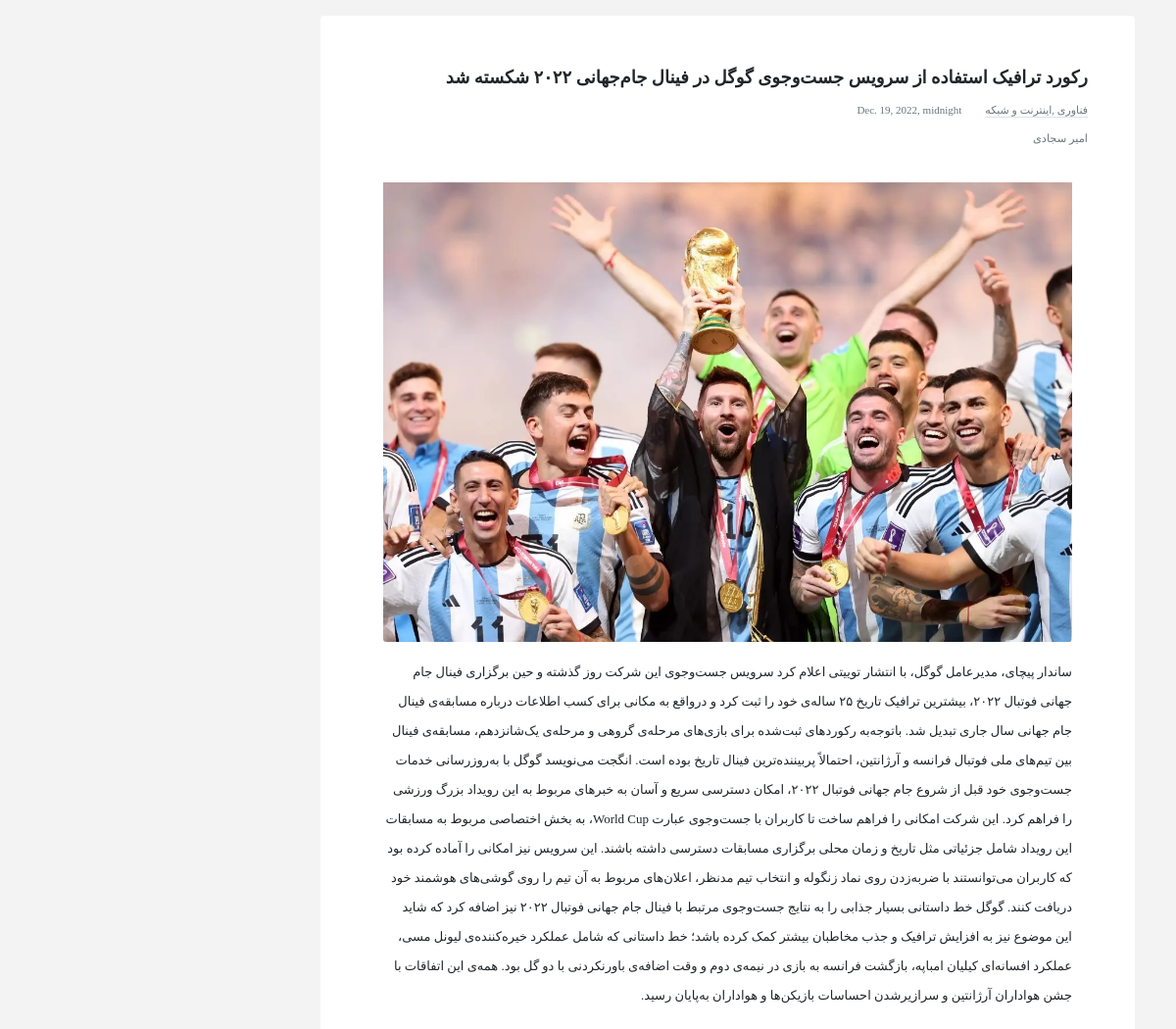
Page /articles/400166-google-traffic-record-worldcup-2022-final on the committed database.
### article_module/models.py (models this page shows, shortened)
class Article(models.Model):
    title = models.CharField(max_length=300, verbose_name="عنوان مقاله")
    slug = models.SlugField(max_length=400, allow_unicode=True, db_index=True, verbose_name="عنوان در url")
    image = models.ImageField(upload_to="images/articles", verbose_name="تصویر مقاله")
    short_description = models.TextField(verbose_name="توضحیات مختصر")
    text = models.TextField(verbose_name="توضیحات مقاله")
    is_active = models.BooleanField(default=True, verbose_name="فعال / غیرفعال")
    selected_categories = models.ManyToManyField(to="ArticleCategory", verbose_name="دسته بندی های مقاله")
    author = models.ForeignKey(User, verbose_name="نویسنده", null=True, editable=False, on_delete=models.CASCADE)
    create_date = models.DateTimeField(auto_now_add=True, verbose_name="تاریخ ایجاد", editable=False)
    class Meta:
        verbose_name = "مقاله"
        verbose_name_plural = "مقالات"

class ArticleCategory(models.Model):
    parent = models.ForeignKey("ArticleCategory",null=True,blank=True,on_delete=models.CASCADE ,verbose_name="دسته بندی")
    title = models.CharField(max_length=200, verbose_name="عنوان دسته بندی")
    url_title = models.CharField(max_length=200,unique=True, verbose_name="عنوان  دسته بندی در url")
    is_active = models.BooleanField(default=True, verbose_name="فعال / غیرفعال")
    is_article = models.BooleanField(default=True, verbose_name="مقاله میباشد")
    class Meta:
        verbose_name = "دسته بندی مقالات"
        verbose_name_plural = "دسته بندی های مقالات"

### account_module/models.py (models this page shows)
class User(AbstractUser):
    mobile = models.CharField(max_length=20)
    email_activation_code = models.CharField(max_length=100, verbose_name="کد فعال سازی")
    class Meta:
        verbose_name = "کاربر"
        verbose_name_plural = "کاربران"
    def __str__(self):
        if self.first_name is not "" and self.last_name is not "" :
            return self.get_full_name()
        return self.email

### article_module/views.py (the view)
# urls.py: path("articles/<slug:slug>", detailPageView.as_view(), name="detail-page"),
class detailPageView(DetailView):
    model = Article
    template_name = "article_module/body_components/detailPage/main_side-details.html"

### article_module/templates/article_module/body_components/detailPage/main_side-details.html (shortened to what this page needs)
{% extends 'home_module/detailPage.html' %}
{% load jalali_tags %}
{% block main-side %}
    <div id="main-side" class="col-md-9 col-lg-9">
                    <div class="card mb-3 p-5">
                        <h5 class="card-title">{{ article.title }}</h5>
                        <div class="my-2" style="display: flex;flex-direction: row">
                        {% for cat in article.selected_categories.all %}
                            <a class="category_link" href="{% url 'home-page-by-category' category=cat.url_title %}">
                            {% if article.selected_categories.last == cat %}
                                <h6 class="card-subtitle text-muted border-bottom"> {{ cat.title }} </h6>
                                {% else %}
                                <h6 class="card-subtitle text-muted border-bottom"> {{ cat.title }} , </h6>
                            {% endif %}
                            </a>
                            {% endfor %}
                            <h6 class="card-subtitle text-muted pe-4">{{ article.create_date |to_jalali }}</h6>
                        </div>
                        <p class="card-text"><small class="text-muted">{{ article.author }}</small></p>
                          <div class="card-body">
                              <img class="card-img-bottom" src="{{ article.image.url }}" alt="Card image cap">
                            <p class="card-text my-3" style="line-height: 30px">
                                {{ article.text }}
                            </p>
                          </div>
                    </div>
    </div>
{% endblock %}

### static/css/setting.css (style rules this page uses)
body { background-color: #f3f3f3; }

### static/css/header-style.css (style rules this page uses)
* { list-style: none; text-decoration: none !important; }

### static/css/main-side.css (style rules this page uses)
#main-side .card { text-align: right; font-family: "IranSans"; font-size: 12px; border: none; }
#main-side .card { border-bottom: 1px solid #e5e5e5e1; }
#main-side .card a { color: #000; }
#main-side .card img { width: 100%; }
#main-side .card h5 { font-weight: bold; font-size: 18px; line-height: 30px; }
#main-side .card h6 { font-size: 11px; }
#main-side .card .card-text { font-size: 13px; line-height: 25px; }

### static/css/footer.css (style rules this page uses)
footer h5,h6 { color: #fff; text-align: right; }

### rows in the picture
Article: title "رکورد ترافیک استفاده از سرویس جست‌وجوی گوگل در فینال جام‌جهانی ۲۰۲۲ شکسته شد", create_date|to_jalali "Dec. 19, 2022, midnight", author "امیر سجادی", image (picture), text "ساندار پیچای، مدیرعامل گوگل، با انتشار توییتی اعلام کرد سرویس جست‌وجوی این شرکت روز گذشته و حین برگزاری فینال جام‌ جهانی فوتبال ۲۰۲۲، بیشترین ترافیک تاریخ ۲۵ ساله‌ی خود را ثبت کرد و درواقع به مکانی برای کسب اطلاعات درباره مسابقه‌ی فینال جام‌ جهانی سال جاری تبدیل شد. با‌توجه‌به رکوردهای ثبت‌شده برای بازی‌های مرحله‌ی گروهی و مرحله‌ی یک‌شانزدهم، مسابقه‌ی فینال بین تیم‌های ملی فوتبال فرانسه و آرژانتین، احتمالاً پربیننده‌ترین فینال تاریخ بوده است. انگجت می‌نویسد گوگل با به‌روزرسانی خدمات جست‌وجوی خود قبل از شروع جام‌ جهانی فوتبال ۲۰۲۲، امکان دسترسی سریع و آسان به خبرهای مربوط به این رویداد بزرگ ورزشی را فراهم کرد. این شرکت امکانی را فراهم ساخت تا کاربران با جست‌وجوی عبارت World Cup، به بخش…"
ArticleCategory: title "فناوری"
ArticleCategory: title "اینترنت و شبکه"
